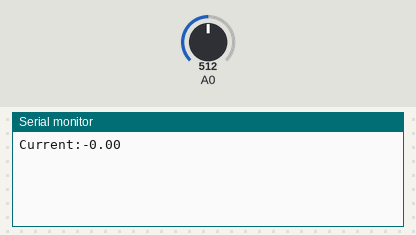
Recording of a sketch running on a simulated Arduino Uno, built with avr-gcc and run on an emulated ATmega328P. On the bench: the last lines printed to the serial monitor. The test bench sets the inputs (shaded band); at power-on: A0 = 512.

Above: at 1.2 s.
1.3 s: A0 set to 716
At 2.7 s:
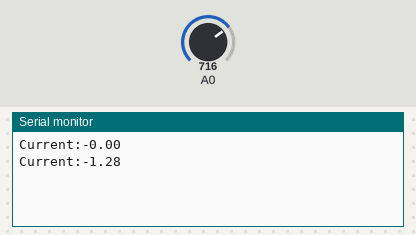
2.8 s: A0 set to 900
At 3.9 s:
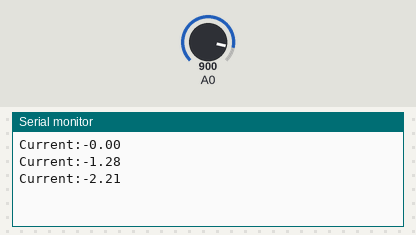
Timing chart, 0 to 5.8 s (numbered marks = the images above; inputs shaded):
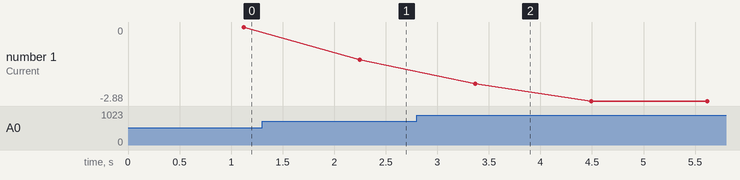

The sketch:

currentSensor.ino
```cpp
// Measure current with ACS712
// and print on Serial Monitor
const int nSamples = 1000;
const float vcc = 5.0;
const int adcMax = 1023;

const float sens = 0.66;  // 30A

float avg() {
  float val = 0;
  for (int i = 0; i < nSamples; i++) {
    val += analogRead(A0);
    delay(1);
  }
  return val / adcMax / nSamples;
}

void setup() {
  Serial.begin(9600);
}

void loop() {
  float cur = (vcc / 2 - vcc * avg()) / sens;
  Serial.print("Current:");
  Serial.println(cur);
}
```

Measured:
- after the input at 1.3 s, the serial monitor: prints a new line after 0.95 s (image 1)
- after the input at 2.8 s, the serial monitor: prints a new line after 0.57 s (image 2)
- plotted number 1: 0 → -1.28 after the input at 1.3 s, -1.28 → -2.88 after the input at 2.8 s
